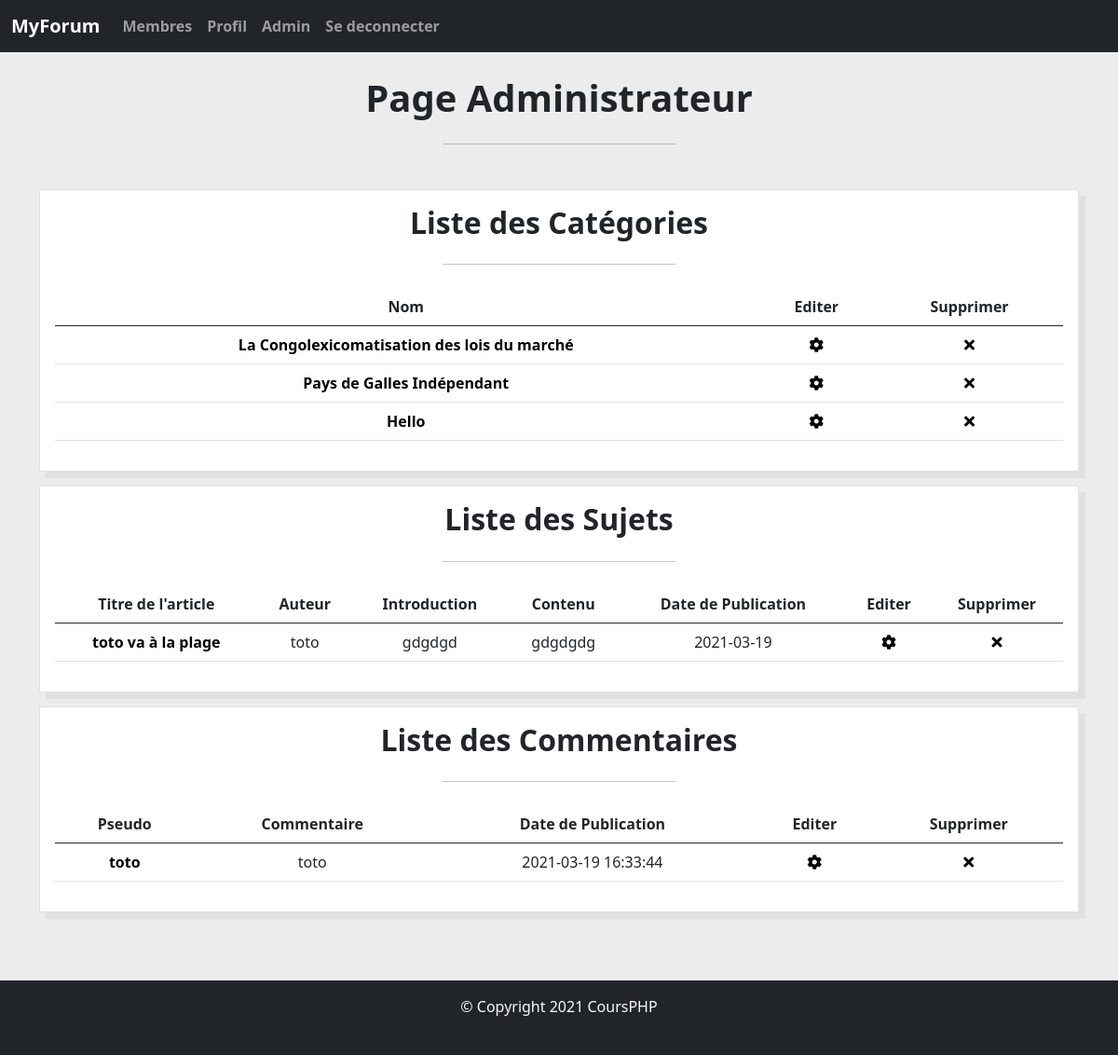
/?page=admin (signed in), run on the app's committed database.
### tables this page shows
CREATE TABLE IF NOT EXISTS `categorys` (
  `id` int NOT NULL AUTO_INCREMENT,
  `name` varchar(60) NOT NULL,
  PRIMARY KEY (`id`)
);

CREATE TABLE IF NOT EXISTS `articles` (
  `id` int NOT NULL AUTO_INCREMENT,
  `articleName` varchar(60) NOT NULL,
  `content` text NOT NULL,
  `publiched_date` date NOT NULL,
  `author` varchar(50) NOT NULL,
  `chapeau` text NOT NULL,
  `category_id` int NOT NULL,
  `user_id` int NOT NULL,
  PRIMARY KEY (`id`),
  KEY `category_id` (`category_id`),
  KEY `user_id` (`user_id`)
);

CREATE TABLE IF NOT EXISTS `comments` (
  `id` int NOT NULL AUTO_INCREMENT,
  `pseudo` varchar(60) NOT NULL,
  `comment` text NOT NULL,
  `article_id` int NOT NULL,
  `publiched_date` datetime NOT NULL,
  `user_id` int NOT NULL,
  PRIMARY KEY (`id`),
  KEY `article_id` (`article_id`),
  KEY `user_id` (`user_id`)
);

### pages/admin.content.php (the view)
<div class="home">
    <h1>Page Administrateur</h1>
    <hr>
    <div class="container my-5">
        <div class="categoryBlock p-3">
            <h2>Liste des Catégories</h2>
            <hr>
            <table class="col-12 text-center table">
                <thead class="thead-light">
                    <tr>
                    <th scope="col">Nom</th>
                    <th scope="col">Editer</th>
                    <th scope="col">Supprimer</th>
                    </tr>
                </thead>
                <tbody class="align-middle">
                    <?php $query = $database->query('SELECT * FROM `categorys`');
                    while (($data = $query->fetch())) { ?>
                    <tr>
                        <td><a href="?page=category&id=<?= $data['id']; ?>"><?= $data['name']; ?></a></td>
                        <td><a href="?page=edit&id=<?= $data['id']; ?>"><i class="fas fa-cog p-1"></i></a></td>
                        <td><a href="?page=delete&id=<?= $data['id']; ?>"><i class="fas fa-times p-1"></i></a></td>
                    </tr>
                    <?php } ?>
                </tbody>
            </table>
        </div>
        <div class="categoryBlock p-3">
            <h2>Liste des Sujets</h2>
            <hr>
            <table class="col-12 text-center table">
                <thead class="thead-light">
                    <tr>
                    <th scope="col">Titre de l'article</th>
                    <th scope="col">Auteur</th>
                    <th scope="col">Introduction</th>
                    <th scope="col">Contenu</th>
                    <th scope="col">Date de Publication</th>
                    <th scope="col">Editer</th>
                    <th scope="col">Supprimer</th>
                    </tr>
                </thead>
                <tbody class="align-middle">
                    <?php $query = $database->query('SELECT * FROM `articles`');
                    while (($data = $query->fetch())) { ?>
                    <tr>
                        <td><a href="?page=article&id=<?= $data['id']; ?>"><?= $data['articleName']; ?></a></td>
                        <td><?= $data['author']; ?></td>
                        <td><?= substr($data['chapeau'], 0, 50); ?></td>
                        <td><?= substr($data['content'], 0, 50); ?></td>
                        <td><?= $data['publiched_date']; ?></td>
                        <td><a href="?page=edit&id=<?= $data['id']; ?>"><i class="fas fa-cog p-1"></i></a></td>
                        <td><a href="?page=delete&id=<?= $data['id']; ?>"><i class="fas fa-times p-1"></i></a></td>
                    </tr>
                    <?php } ?>
                </tbody>
            </table>
        </div>
        <div class="categoryBlock p-3">
            <h2>Liste des Commentaires</h2>
            <hr>
            <table class="col-12 text-center table">
                <thead class="thead-light">
                    <tr>
                    <th scope="col">Pseudo</th>
                    <th scope="col">Commentaire</th>
                    <th scope="col">Date de Publication</th>
                    <th scope="col">Editer</th>
                    <th scope="col">Supprimer</th>
                    </tr>
                </thead>
                <tbody class="align-middle">
                <?php $query = $database->query('SELECT * FROM `comments`');
                while (($data = $query->fetch())) { ?>
                    <tr>
                        <td><a href="?page=article&id=<?= $data['id']; ?>"><?= $data['pseudo']; ?></a></td>
                        <td><?= $data['comment']; ?></td>
                        <td><?= $data['publiched_date']; ?></td>
                        <td><a href="?page=edit&id=<?= $data['id']; ?>"><i class="fas fa-cog p-1"></i></a></td>
                        <td><a href="?page=delete&id=<?= $data['id']; ?>"><i class="fas fa-times p-1"></i></a></td>
                    </tr>
                <?php } ?>
                </tbody>
            </table>
        </div>
    </div>
</div>

### assets/css/styles.css (style rules this page uses)
.categoryBlock, .articleBlock, .commentBlock, .loginBlock, .registerBlock, .profileBlock { background: white; border: 1px solid #e1e1e1; margin: 15px auto; box-shadow: 7px 7px 0 0 #e1e1e1; height: auto; }
body { min-height: 100vh; display: flex; flex-direction: column; }
.home { flex-grow: 1; padding: 25px; background: #ececec; }
h1, h2 { font-weight: 700; text-align: center; }
hr { margin: 25px auto; width: 250px; }
a { color: black; font-weight: 700; text-decoration: none; }

### data on the page
categorys: name "La Congolexicomatisation des lois du marché"
categorys: name "Pays de Galles Indépendant"
categorys: name "Hello"
articles: articleName "toto va à la plage", author "toto", chapeau "gdgdgd", content "gdgdgdg", publiched_date "2021-03-19"
comments: pseudo "toto", comment "toto", publiched_date "2021-03-19 16:33:44"
